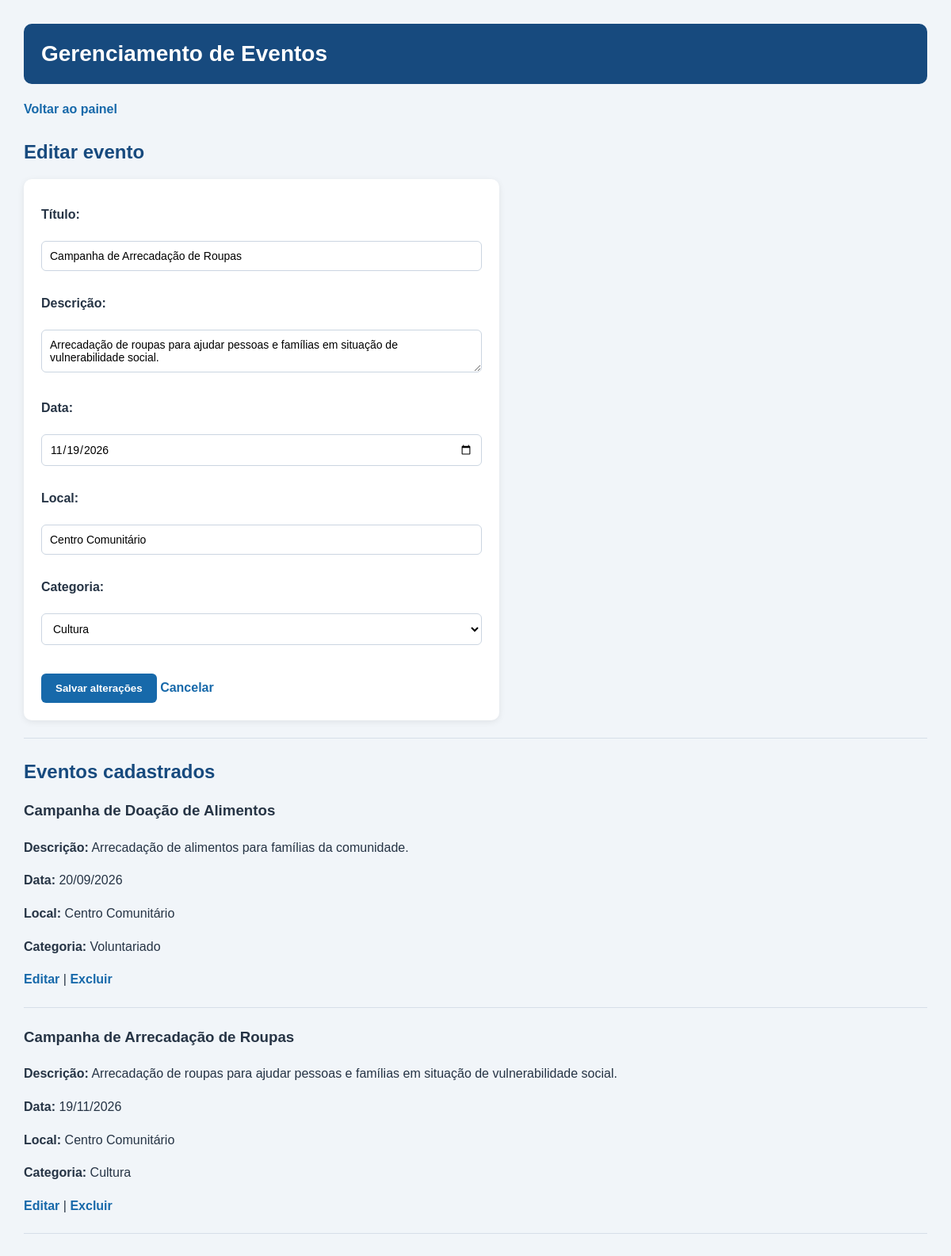
/eventos.php?editar=2 (signed in), run on the app's committed database.
### tables this page shows
CREATE TABLE `evento` (
  `id` int(11) NOT NULL,
  `titulo` varchar(100) NOT NULL,
  `descricao` text NOT NULL,
  `data_evento` date NOT NULL,
  `local` varchar(100) NOT NULL,
  `usuario_id` int(11) NOT NULL,
  `categoria_id` int(11) NOT NULL
);

CREATE TABLE `categoria` (
  `id` int(11) NOT NULL,
  `nome` varchar(100) NOT NULL
);

### eventos.php (the view, shortened to what this page needs)
<?php
require_once "config/conexao.php";
$categorias = $conexao->query("SELECT * FROM categoria");
$evento_edicao = null;
if (isset($_GET["editar"])) {
    $id_edicao = (int) $_GET["editar"];
    $stmt = $conexao->prepare("SELECT * FROM evento WHERE id = ?");
    $stmt->bind_param("i", $id_edicao);
    $stmt->execute();
    $resultado_edicao = $stmt->get_result();
    $evento_edicao = $resultado_edicao->fetch_assoc();
}
$sql_eventos = "SELECT evento.*, categoria.nome AS nome_categoria
                FROM evento
                INNER JOIN categoria ON evento.categoria_id = categoria.id
                ORDER BY evento.data_evento ASC";
$eventos = $conexao->query($sql_eventos);
?>
<!DOCTYPE html>
<html lang="pt-br">
<head>
    <link rel="stylesheet" href="estilo.css">
</head>
<body>
<h1>Gerenciamento de Eventos</h1>
<p><a href="painel.php">Voltar ao painel</a></p>
<?php if ($evento_edicao): ?>
    <h2>Editar evento</h2>
    <form method="POST" action="eventos.php">
        <label>Título:</label><br>
        <input type="text" name="titulo" maxlength="100" required
               value="<?php echo htmlspecialchars($evento_edicao["titulo"]); ?>">
        <br><br>
        <label>Descrição:</label><br>
        <textarea name="descricao" required><?php
            echo htmlspecialchars($evento_edicao["descricao"]);
        ?></textarea>
        <br><br>
        <label>Data:</label><br>
        <input type="date" name="data_evento" required
               value="<?php echo $evento_edicao["data_evento"]; ?>">
        <br><br>
        <label>Local:</label><br>
        <input type="text" name="local" maxlength="100" required
               value="<?php echo htmlspecialchars($evento_edicao["local"]); ?>">
        <br><br>
        <label>Categoria:</label><br>
        <select name="categoria_id" required>
            <?php while ($categoria = $categorias->fetch_assoc()): ?>
                <option value="<?php echo $categoria["id"]; ?>"
                    <?php
                    if ($categoria["id"] == $evento_edicao["categoria_id"]) {
                        echo "selected";
                    }
                    ?>>
                    <?php echo htmlspecialchars($categoria["nome"]); ?>
                </option>
            <?php endwhile; ?>
        </select>
        <br><br>
        <button type="submit">Salvar alterações</button>
        <a href="eventos.php">Cancelar</a>
    </form>
<?php endif; ?>
<hr>
<h2>Eventos cadastrados</h2>
<?php if ($eventos && $eventos->num_rows > 0): ?>
    <?php while ($evento = $eventos->fetch_assoc()): ?>
        <h3><?php echo htmlspecialchars($evento["titulo"]); ?></h3>
        <p><strong>Descrição:</strong>
            <?php echo htmlspecialchars($evento["descricao"]); ?>
        </p>
        <p><strong>Data:</strong>
            <?php echo date("d/m/Y", strtotime($evento["data_evento"])); ?>
        </p>
        <p><strong>Local:</strong>
            <?php echo htmlspecialchars($evento["local"]); ?>
        </p>
        <p><strong>Categoria:</strong>
            <?php echo htmlspecialchars($evento["nome_categoria"]); ?>
        </p>
        <p>
            <a href="eventos.php?editar=<?php echo $evento["id"]; ?>">
                Editar
            </a>
            |
<a href="eventos.php?excluir=<?php echo $evento["id"]; ?>&confirmar=sim"
   onclick="return confirm('Tem certeza que deseja excluir este evento?');">
    Excluir
</a>
        </p>
        <hr>
    <?php endwhile; ?>
<?php else: ?>
    <p>Nenhum evento cadastrado ainda.</p>
<?php endif; ?>
</body>
</html>

### estilo.css (style rules this page uses)
* { box-sizing: border-box; }
body { font-family: Arial, sans-serif; background-color: #f1f5f9; color: #263445; margin: 0; padding: 30px; }
h1 { color: #ffffff; background-color: #174a7e; padding: 22px; border-radius: 10px; margin-top: 0; font-size: 28px; }
h2 { color: #174a7e; margin-top: 28px; }
a { color: #1769aa; text-decoration: none; font-weight: bold; }
form { background-color: #ffffff; padding: 22px; border-radius: 10px; max-width: 600px; box-shadow: 0 2px 8px rgba(0, 0, 0, 0.08); }
label { display: block; margin-top: 14px; margin-bottom: 6px; font-weight: bold; }
input, textarea, select { width: 100%; padding: 10px; border: 1px solid #cbd5e1; border-radius: 6px; font-family: Arial, sans-serif; font-size: 14px; background-color: #ffffff; }
button, input[type="submit"] { background-color: #1769aa; color: #ffffff; border: none; padding: 11px 18px; border-radius: 6px; cursor: pointer; font-weight: bold; margin-top: 18px; }
hr { border: none; border-top: 1px solid #d6dee8; margin: 22px 0; }
body > p, body > h3 { line-height: 1.6; }

### data on the page
evento: titulo "Campanha de Arrecadação de Roupas", descricao "Arrecadação de roupas para ajudar pessoas e famílias em situação de vulnerabilidade social.", data_evento "11/19/2026", local "Centro Comunitário", categoria_id "Cultura", data_evento "19/11/2026", categoria.nome "Cultura"
evento: titulo "Campanha de Doação de Alimentos", descricao "Arrecadação de alimentos para famílias da comunidade.", data_evento "20/09/2026", local "Centro Comunitário", categoria.nome "Voluntariado"
